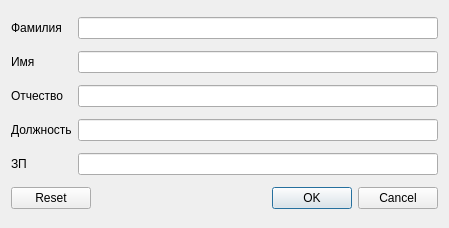
<?xml version="1.0" encoding="UTF-8"?>
<ui version="4.0">
 <class>EmployeeEditor</class>
 <widget class="QDialog" name="EmployeeEditor">
  <property name="geometry">
   <rect>
    <x>0</x>
    <y>0</y>
    <width>449</width>
    <height>228</height>
   </rect>
  </property>
  <property name="minimumSize">
   <size>
    <width>449</width>
    <height>0</height>
   </size>
  </property>
  <property name="windowTitle">
   <string>Dialog</string>
  </property>
  <property name="sizeGripEnabled">
   <bool>false</bool>
  </property>
  <property name="modal">
   <bool>false</bool>
  </property>
  <layout class="QGridLayout" name="gridLayout">
   <item row="2" column="1">
    <widget class="QLineEdit" name="_lineName"/>
   </item>
   <item row="5" column="1">
    <widget class="QLineEdit" name="_lineFunction"/>
   </item>
   <item row="6" column="1">
    <widget class="QLineEdit" name="_lineSalary"/>
   </item>
   <item row="1" column="0">
    <widget class="QLabel" name="_lSurname">
     <property name="text">
      <string>Фамилия</string>
     </property>
    </widget>
   </item>
   <item row="2" column="0">
    <widget class="QLabel" name="_lName">
     <property name="text">
      <string>Имя</string>
     </property>
    </widget>
   </item>
   <item row="4" column="0">
    <widget class="QLabel" name="_lMiddleName">
     <property name="text">
      <string>Отчество</string>
     </property>
    </widget>
   </item>
   <item row="6" column="0">
    <widget class="QLabel" name="_lSalary">
     <property name="text">
      <string>ЗП</string>
     </property>
    </widget>
   </item>
   <item row="4" column="1">
    <widget class="QLineEdit" name="_lineMiddleName"/>
   </item>
   <item row="5" column="0">
    <widget class="QLabel" name="_lFunction">
     <property name="text">
      <string>Должность</string>
     </property>
    </widget>
   </item>
   <item row="7" column="0" colspan="2">
    <widget class="QDialogButtonBox" name="buttonBox">
     <property name="orientation">
      <enum>Qt::Horizontal</enum>
     </property>
     <property name="standardButtons">
      <set>QDialogButtonBox::Cancel|QDialogButtonBox::Ok|QDialogButtonBox::Reset</set>
     </property>
     <property name="centerButtons">
      <bool>false</bool>
     </property>
    </widget>
   </item>
   <item row="1" column="1">
    <widget class="QLineEdit" name="_lineSurname">
     <property name="clearButtonEnabled">
      <bool>false</bool>
     </property>
    </widget>
   </item>
  </layout>
 </widget>
 <resources/>
 <connections>
  <connection>
   <sender>buttonBox</sender>
   <signal>accepted()</signal>
   <receiver>EmployeeEditor</receiver>
   <slot>accept()</slot>
   <hints>
    <hint type="sourcelabel">
     <x>380</x>
     <y>208</y>
    </hint>
    <hint type="destinationlabel">
     <x>478</x>
     <y>180</y>
    </hint>
   </hints>
  </connection>
  <connection>
   <sender>buttonBox</sender>
   <signal>rejected()</signal>
   <receiver>EmployeeEditor</receiver>
   <slot>reject()</slot>
   <hints>
    <hint type="sourcelabel">
     <x>270</x>
     <y>200</y>
    </hint>
    <hint type="destinationlabel">
     <x>272</x>
     <y>233</y>
    </hint>
   </hints>
  </connection>
 </connections>
 <slots>
  <slot>checkLines()</slot>
 </slots>
</ui>
